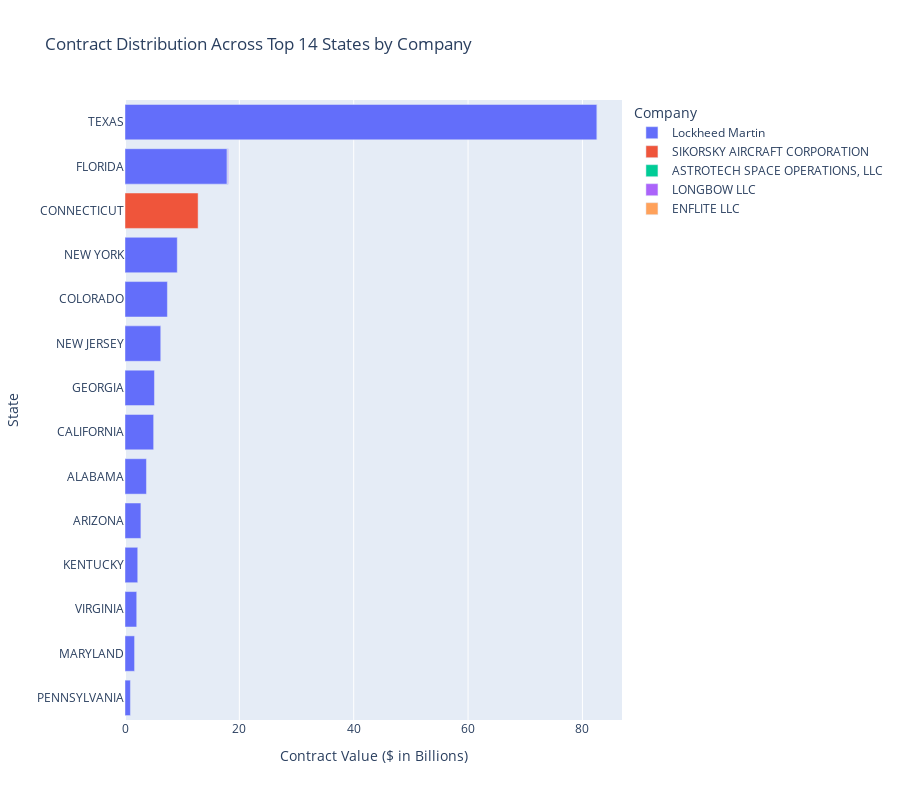

The notebook cell saved with this chart:
### Markdown cell above
### Visualization 1 Explanation

Insight:
The insight gained is the connection between changes in aluminum prices and changes in Lockheed's stock prices. By measuring the monthly percentage change in aluminum prices relative to Lockheed's stock, it is possible to observe whether and how changes in the price of a key input material affect stock performance. This is meaningful because aluminum is a critical input in aerospace manufacturing, and suppliers may increase their prices based on their own increased costs. Since aluminum is a key input, increases costs may reduce production margins, and ultimately investor sentiment. However, we found there is weak correlation.

Relation to Topic:
Our topic was simply the measurement of Lockheed's stock, and this analysis shows a relationship between material costs and stock performance. This illustrates how external economic realities, such as commodity prices, could have an affect on the valuation of the company. Lastly, the analysis shows a slight positive correlation showing that investors should pay some attention to input costs for Lockheed.

New Learning:
To conduct this analysis, we learned how to calculate monthly percentage changes, filter and merge datasets into monthly periods, and create scatter plots with trend lines in Plotly. We also learned how to quantify the relationship between two different variables using a measure of correlation, which is important when analyzing dependencies in financial data. We also learned how to format the graph properly.

### Code cell
import pandas as pd
import plotly.express as px

def visual_2():
    df = pd.read_csv('Filtered_Contracts.csv')
    df = df.dropna(subset=['federal_action_obligation', 'recipient_state_name', 'recipient_name'])
    
    df['federal_action_obligation_B'] = df['federal_action_obligation'] / 1e9
    
    top_14_states = df.groupby('recipient_state_name')['federal_action_obligation_B'].sum().nlargest(14).index #We chose 14 because only 14 states had significant contract values that showed up visually
    
    df_top14 = df[df['recipient_state_name'].isin(top_14_states)]  
    

    state_company_totals = df_top14.groupby(['recipient_state_name', 'recipient_name'])['federal_action_obligation_B'].sum().reset_index()
   
    state_order = state_company_totals.groupby('recipient_state_name')['federal_action_obligation_B'].sum().sort_values(ascending=False).index
    
    state_company_totals = state_company_totals[state_company_totals['federal_action_obligation_B'] > 0]
    
    fig = px.bar(state_company_totals, 
                 y='recipient_state_name', 
                 x='federal_action_obligation_B',
                 color='recipient_name',
                 labels={'federal_action_obligation_B': 'Contract Value ($ in Billions)', 
                         'recipient_state_name': 'State',
                         'recipient_name': 'Company'},
                 title='Contract Distribution Across Top 14 States by Company',
                 category_orders={'recipient_state_name': list(state_order)})
    
    fig.update_layout(showlegend=True, height=800)
    fig.show()

visual_2()

### Figure 1 — Plotly figure (JSON) as saved in the notebook; plotly's stock layout.template omitted (floating-point values rounded to 4 significant figures)
{"data": [{"hovertemplate": "Company=Lockheed Martin<br>Contract Value ($ in Billions)=%{x}<br>State=%{y}<extra></extra>", "legendgroup": "Lockheed Martin", "marker": {"color": "#636efa", "pattern": {"shape": ""}}, "name": "Lockheed Martin", "orientation": "h", "showlegend": true, "textposition": "auto", "type": "bar", "x": [3.754, 2.778, 5.011, 7.415, 17.88, 5.152, 2.228, 1.674, 6.254, 9.142, 0.9496, 82.58, 2.051], "xaxis": "x", "y": ["ALABAMA", "ARIZONA", "CALIFORNIA", "COLORADO", "FLORIDA", "GEORGIA", "KENTUCKY", "MARYLAND", "NEW JERSEY", "NEW YORK", "PENNSYLVANIA", "TEXAS", "VIRGINIA"], "yaxis": "y"}, {"hovertemplate": "Company=SIKORSKY AIRCRAFT CORPORATION<br>Contract Value ($ in Billions)=%{x}<br>State=%{y}<extra></extra>", "legendgroup": "SIKORSKY AIRCRAFT CORPORATION", "marker": {"color": "#EF553B", "pattern": {"shape": ""}}, "name": "SIKORSKY AIRCRAFT CORPORATION", "orientation": "h", "showlegend": true, "textposition": "auto", "type": "bar", "x": [12.79], "xaxis": "x", "y": ["CONNECTICUT"], "yaxis": "y"}, {"hovertemplate": "Company=ASTROTECH SPACE OPERATIONS, LLC<br>Contract Value ($ in Billions)=%{x}<br>State=%{y}<extra></extra>", "legendgroup": "ASTROTECH SPACE OPERATIONS, LLC", "marker": {"color": "#00cc96", "pattern": {"shape": ""}}, "name": "ASTROTECH SPACE OPERATIONS, LLC", "orientation": "h", "showlegend": true, "textposition": "auto", "type": "bar", "x": [0.07925], "xaxis": "x", "y": ["FLORIDA"], "yaxis": "y"}, {"hovertemplate": "Company=LONGBOW LLC<br>Contract Value ($ in Billions)=%{x}<br>State=%{y}<extra></extra>", "legendgroup": "LONGBOW LLC", "marker": {"color": "#ab63fa", "pattern": {"shape": ""}}, "name": "LONGBOW LLC", "orientation": "h", "showlegend": true, "textposition": "auto", "type": "bar", "x": [0.1248], "xaxis": "x", "y": ["FLORIDA"], "yaxis": "y"}, {"hovertemplate": "Company=ENFLITE LLC<br>Contract Value ($ in Billions)=%{x}<br>State=%{y}<extra></extra>", "legendgroup": "ENFLITE LLC", "marker": {"color": "#FFA15A", "pattern": {"shape": ""}}, "name": "ENFLITE LLC", "orientation": "h", "showlegend": true, "textposition": "auto", "type": "bar", "x": [0.00039], "xaxis": "x", "y": ["TEXAS"], "yaxis": "y"}], "layout": {"barmode": "relative", "height": 800, "legend": {"title": {"text": "Company"}, "tracegroupgap": 0}, "showlegend": true, "title": {"text": "Contract Distribution Across Top 14 States by Company"}, "xaxis": {"anchor": "y", "domain": [0, 1], "title": {"text": "Contract Value ($ in Billions)"}}, "yaxis": {"anchor": "x", "categoryarray": ["PENNSYLVANIA", "MARYLAND", "VIRGINIA", "KENTUCKY", "ARIZONA", "ALABAMA", "CALIFORNIA", "GEORGIA", "NEW JERSEY", "COLORADO", "NEW YORK", "CONNECTICUT", "FLORIDA", "TEXAS"], "categoryorder": "array", "domain": [0, 1], "title": {"text": "State"}}}}
